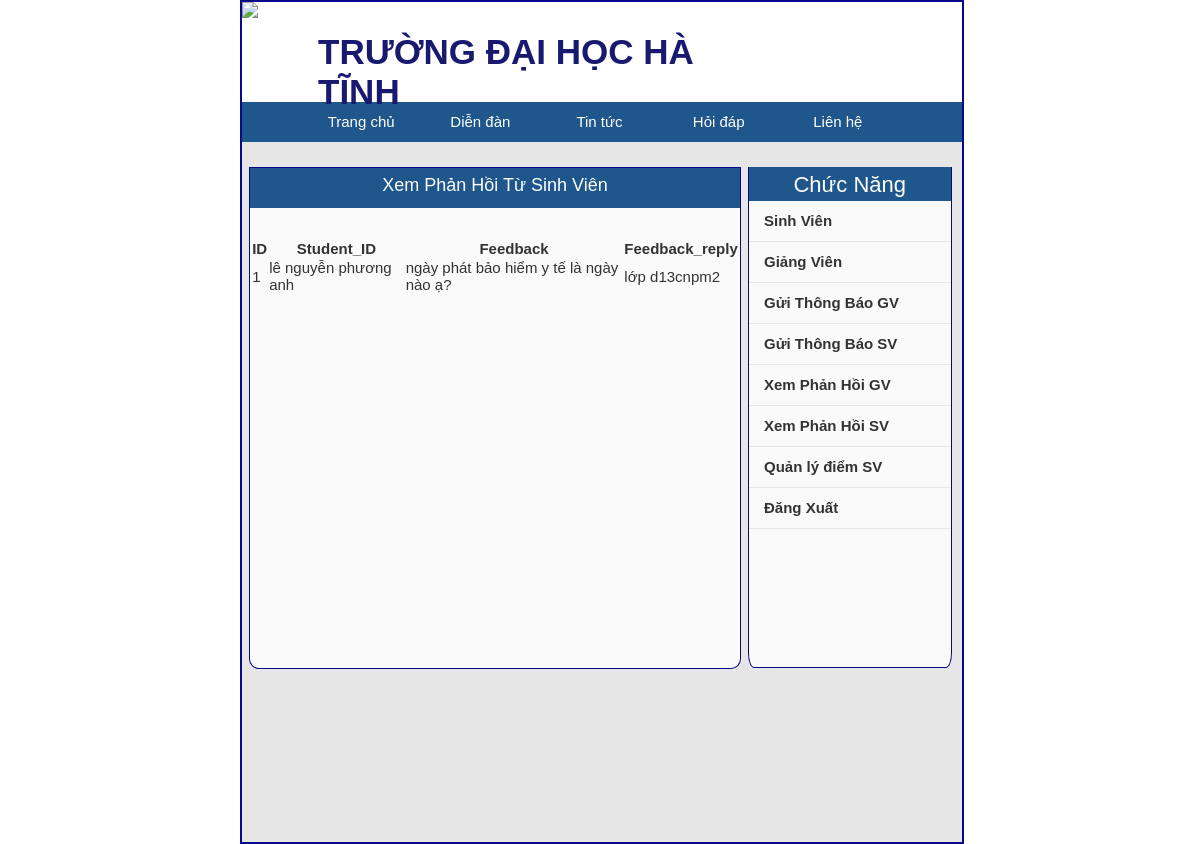
Screenshot of /feed_stu with the database file from the repository.
### management_app/models.py (models this page shows)
class FeedBackStudent(models.Model):
    id=models.AutoField(primary_key=True)
    student_id=models.ForeignKey(Student,on_delete=models.CASCADE)
    feedback=models.TextField()
    feedback_reply=models.TextField()
    objects=models.Manager()

class Student(models.Model):
    id=models.AutoField(primary_key=True)
    name=models.CharField(max_length=255)
    lop=models.CharField(max_length=80)
    khoa=models.CharField(max_length=80)
    ngaysinh=models.CharField(max_length=30)
    email=models.CharField(max_length=255)
    address=models.TextField()
    gender=models.CharField(max_length=255)
    quequan=models.CharField(max_length=30)
    sdt=models.CharField(max_length=255)
    objects = models.Manager()
    def __str__(self):
        return self.name

### management_app/views.py (the view)
# urls.py: path('feed_stu',views.ViewFeedbackStudent,name='feed_stu'),
def ViewFeedbackStudent(request):
    query=FeedBackStudent.objects.all()
    F_student=studentfeedback(request.GET,queryset=query)
    context={
        'form':F_student.form,
        'f_student':F_student.qs,
    }
    return render(request,'management_app/student_feedback.html',context)

### management_app/templates/management_app/student_feedback.html (shortened to what this page needs)
<!DOCTYPE html>
<html>
<head>
</head>
<body>
	<div id=head>
		<div class="image">
			<img src="https://encrypted-tbn0.gstatic.com/images?q=tbn%3AANd9GcQe0c1APEhNJhpf1cB4hITUXZ-hLSYggqIy1w&usqp=CAU" width="100px" hight="100px">
		</div>
		<div class="head1">
			<p>TRƯỜNG ĐẠI HỌC HÀ TĨNH</p>
		</div>
	</div>
	<div id="menu">
  		<ul>
    		<li><a href="#">Trang chủ</a></li>
    		<li><a href="#">Diễn đàn</a></li>
    		<li><a href="#">Tin tức</a></li>
    	    <li><a href="#">Hỏi đáp</a></li>
    	    <li><a href="#">Liên hệ</a></li>
  		</ul>
	</div>
	<div id=body>
		<div class="left">
            <div class="left1">
                <p>Xem Phản Hồi Từ Sinh Viên</p>
            </div>
            <center>
                <table class="table table-hover">
                    <thead>
                        <tr>
                            <th>ID</th>
                            <th>Student_ID</th>
                            <th>Feedback</th>
                            <th>Feedback_reply</th>
                        </tr>
                    </thead>
                    <tbody>
                        {% for item in f_student %}
                    <tr>
                        <td>{{item.id}}</td>
                        <td>{{item.student_id}}</td>
                        <td>{{item.feedback}}</td>
                        <td>{{item.feedback_reply}}</td>
                    </tr>
                        {% endfor %}
                    </tbody>
                </table>
            </center>
		</div>
		<div class="right">
			<div class="right1">
				<p>Chức Năng</p>
			</div>
			<div id="menu1">
				<ul>
					<li><a href="{% url 'student' %}">Sinh Viên</a></li>
				    <li><a href="{% url 'staff' %}">Giảng Viên</a></li>
				    <li><a href="{% url 'noti_sta' %}">Gửi Thông Báo GV</a></li>
                    <li><a href="{% url 'noti_stu' %}">Gửi Thông Báo SV</a></li>
                    <li><a href="{% url 'feed_sta' %}">Xem Phản Hồi GV</a></li>
				    <li><a href="{% url 'feed_stu' %}">Xem Phản Hồi SV</a></li>
					<li><a href="{% url 'feed_stu' %}">Quản lý điểm SV</a></li>
                    <li><a href="{% url 'logout' %}">Đăng Xuất</a></li>
				</ul>
			</div>
		</div>
	</div>
</body>
</html>

### management_app/templates/management_app/student_feedback.html (style rules this page uses)
#head { background-color: #ffffff; width: 60%; height: 100px; margin-left: 20%; border-left: solid; border-right: solid; border-top: solid; border-width: 2px; border-color: #08088A; }
.image { width: 30%px; height: 100px; float: left; }
.head1 { width: 70%; height: 100px; float: left; }
.head1 p { font-size: 35px; margin-left: 60px; color: #191970; font-weight: bold; margin-top: 30px; }
#body { width: 60%; margin-left: 20%; height: 700px; background-color: #E6E6E6; border-left: solid; border-right: solid; border-bottom: solid; border-width: 2px; border-color: #08088A; }
.right { width: 28%; height: 500px; float: left; margin-left: 1%; margin-top: 25px; border-left: solid; border-right: solid; border-bottom: solid; border-width: 1px; border-color: #08088A; background-color: #FAFAFA; border-bottom-left-radius: 3%; border-bottom-right-radius: 3%; }
.right1 { width: 100%; height: 34px; background-color: #1F568B; }
.right1 p { font-size: 22px; text-align: center; color: white; padding: 5px 5px; }
.left { background-color: #FAFAFA; width: 68%; height: 500px; float: left; margin-top: 25px; margin-left: 1%; border-left: solid; border-right: solid; border-top: solid; border-bottom: solid; border-width: 1px; border-color: #08088A; border-bottom-left-radius: 2%; border-bottom-right-radius: 2%; }
.left1 { background-color: #1F568B; width: 100%; height: 40px; }
#menu { width: 60%; height: 40px; margin-left: 20%; border-left: solid; border-right: solid; border-width: 2px; border-color: #08088A; background-color: #191970; }
* { margin: 0; padding: 0; }
body { font-family: sans-serif; color: #333; }
#menu ul { background: #1F568B; list-style-type: none; text-align: center; }
#menu li { color: #f1f1f1; display: inline-block; width: 120px; height: 40px; line-height: 40px; margin-left: -5px; }
#menu a { text-decoration: none; color: #fff; display: block; }
#menu li { position: relative; }
body { font-family: sans-serif; font-size: 15px; }
#menu1 li { width: auto; height: 40px; line-height: 40px; border-bottom: 1px solid #e8e8e8; padding: 0 1em; list-style: none; }
.left center { margin-top:30px; }
.left1 p { color:white; font-size:18px; text-align:center; padding:7px 8px; }
#menu1 li a { text-decoration: none; color: #333; font-weight: bold; display: block; }

### rows the page displays
FeedBackStudent: id "1", student_id "lê nguyễn phương anh", feedback "ngày phát bảo hiểm y tế là ngày nào ạ?", feedback_reply "lớp d13cnpm2"
